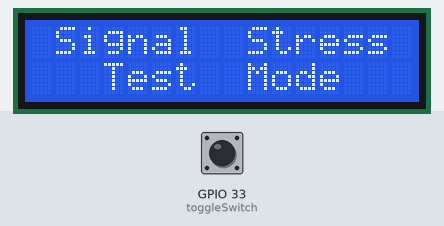
Bench run of a sketch on a simulated ESP32. On the bench: 16×2 character LCD. The test bench sets the inputs (shaded band); at power-on: GPIO 33 (toggleSwitch) HIGH. Random numbers use the default seed unless the sketch sets one; no radio packets arrive unless stated; what the sketch prints to the serial monitor is not drawn.

Above: at 0.1 s.
At 5.2 s:
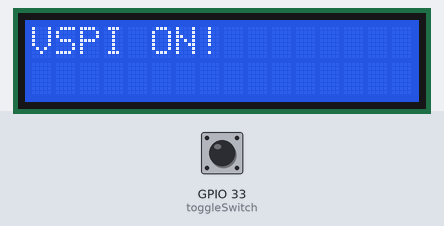

The sketch:

esp32_dual_spi_rf_test.ino
```cpp
#include "RF24.h"
#include <SPI.h>
#include <ezButton.h>
#include "esp_bt.h"
#include "esp_wifi.h"

#include <Wire.h>
#include <LiquidCrystal_I2C.h>
LiquidCrystal_I2C lcd(0x27, 16, 2);  // Change 0x27 to 0x3F if your LCD has a different I2C address

SPIClass *sp = nullptr;
SPIClass *hp = nullptr;

RF24 radio(26, 15, 16000000);   //NFR24-1 HSPI
RF24 radio1(4, 2, 16000000);    //NRF24-2 VSPI

unsigned int flag = 0;   //HSPI
unsigned int flagv = 0;  //VSPI
int ch = 45;
int ch1 = 45;

ezButton toggleSwitch(33);

void two() {
  if (flagv == 0) ch1 += 4; else ch1 -= 4;
  if (flag == 0) ch += 2; else ch -= 2;

  if ((ch1 > 79) && (flagv == 0)) flagv = 1;
  else if ((ch1 < 2) && (flagv == 1)) flagv = 0;

  if ((ch > 79) && (flag == 0)) flag = 1;
  else if ((ch < 2) && (flag == 1)) flag = 0;

  radio.setChannel(ch);
  radio1.setChannel(ch1);
}

void one() {
  radio1.setChannel(random(80));
  radio.setChannel(random(80));
  delayMicroseconds(random(60));
}

void setup() {
  Serial.begin(115200);

  // Initialize LCD
  lcd.init();
  lcd.backlight();
  lcd.setCursor(1, 0);
  lcd.print("Signal  Stress");
  lcd.setCursor(3, 1);
  lcd.print("Test  Mode");
  delay(5000);

  esp_bt_controller_deinit();
  esp_wifi_stop();
  esp_wifi_deinit();
  esp_wifi_disconnect();

  toggleSwitch.setDebounceTime(50);

  initHP();
  initSP();
}

void initSP() {
  sp = new SPIClass(VSPI);
  sp->begin();
  radio1.begin(sp);

  if (!radio1.isChipConnected()) {
    Serial.println("VSPI NRF24 not detected!");
    lcd.clear();
    lcd.setCursor(0, 0);
    lcd.print("VSPI Fail");
  } else {
    Serial.println("VSPI Started !!!");
    lcd.clear();
    lcd.setCursor(0, 0);
    lcd.print("VSPI ON!");

    radio1.setAutoAck(false);
    radio1.stopListening();
    radio1.setRetries(0, 0);
    radio1.setPALevel(RF24_PA_MAX, true);
    radio1.setDataRate(RF24_2MBPS);
    radio1.setCRCLength(RF24_CRC_DISABLED);
    radio1.printPrettyDetails();
    radio1.startConstCarrier(RF24_PA_MAX, ch1);
  }
}

void initHP() {
  hp = new SPIClass(HSPI);
  hp->begin();
  if (radio.begin(hp)) {
    Serial.println("HSPI Started !!!");
    lcd.setCursor(0, 1);
    lcd.print("HSPI ON!");
    radio.setAutoAck(false);
    radio.stopListening();
    radio.setRetries(0, 0);
    radio.setPALevel(RF24_PA_MAX, true);
    radio.setDataRate(RF24_2MBPS);
    radio.setCRCLength(RF24_CRC_DISABLED);
    radio.startConstCarrier(RF24_PA_MAX, ch);
  } else {
    Serial.println("HSPI couldn't start !!!");
    lcd.setCursor(0, 1);
    lcd.print("HSPI fail");
  }
}

void loop() {
  toggleSwitch.loop();
  int state = toggleSwitch.getState();

  if (state == HIGH)
    two();
  else
    one();
}
```
